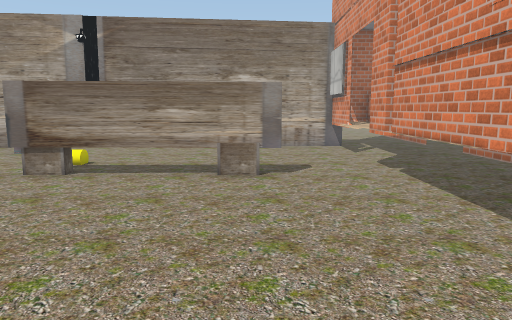
view 1 (above)

17 first-person views from a walk through a 3-D level made in the Unity game engine. The camera is 1.5 m above the floor, tilts 8° down and sees 70° across. The floor is counted in squares, 1 m on a side. Each view is taken from the middle of a square. On the plan, view 1 faces up. The plan holds only what a view shows up to about 16 squares ahead; the rest is blank. The place goes on beyond the plan. Some trees and plants on the terrain are drawn as simple stand-ins. The player character is not drawn. Door leaves are left out, so doorways stand open. Some surface patterns are stand-ins.

view 2
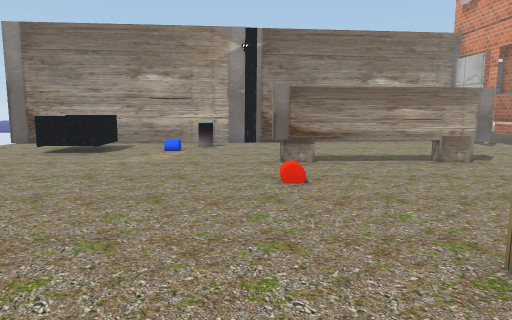

view 3
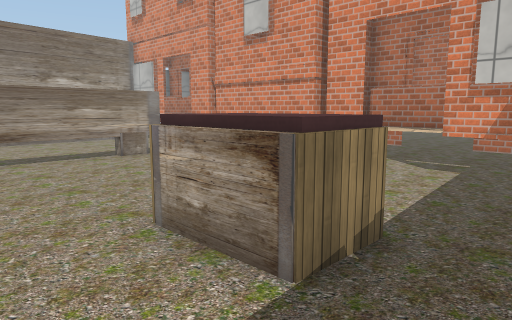

view 4
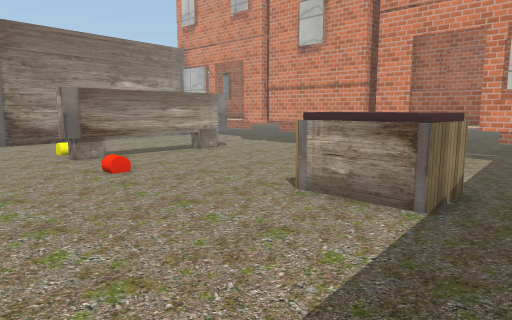

view 5
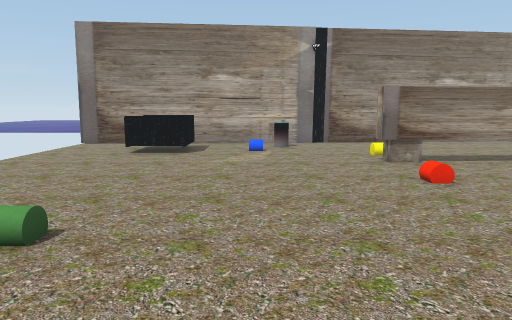

view 6
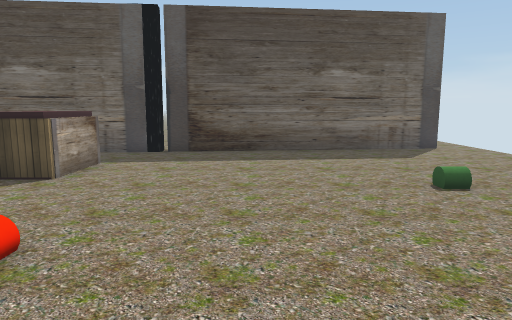

view 7
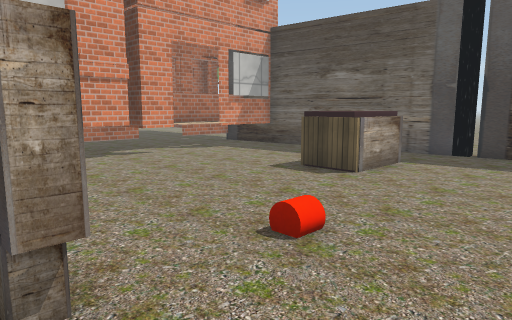

view 8
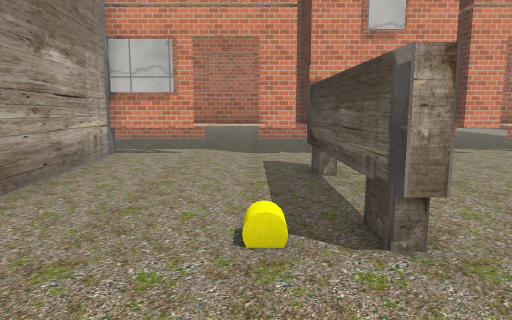

view 9
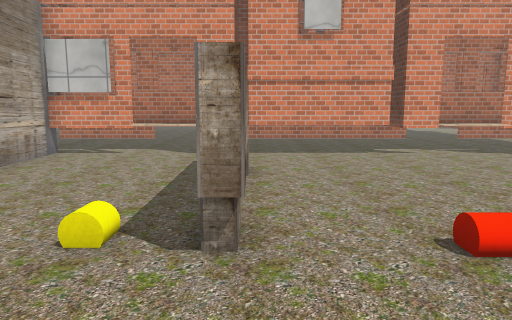

view 10
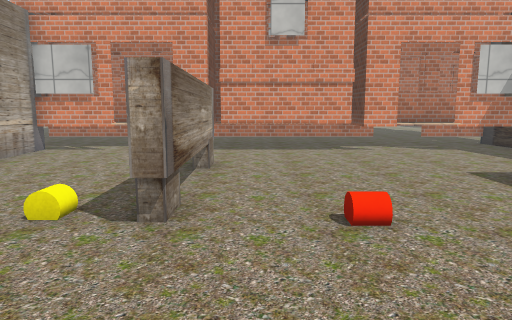

view 11
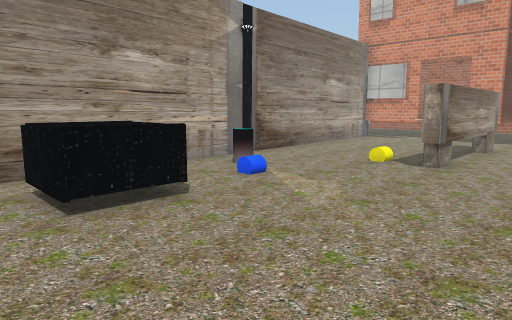

view 12
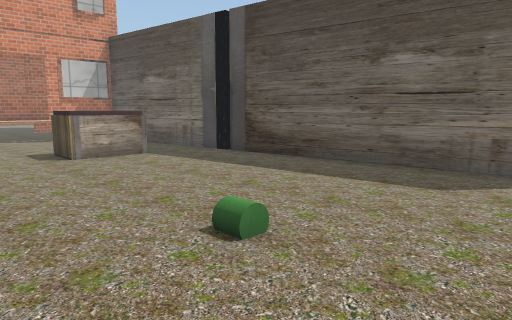

view 13
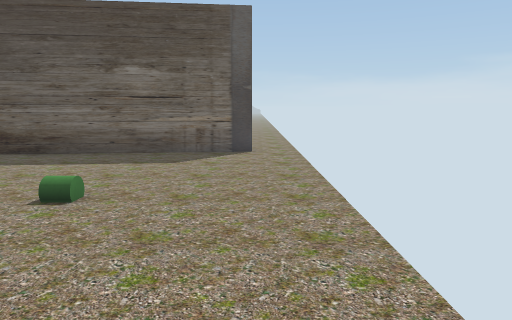

view 14
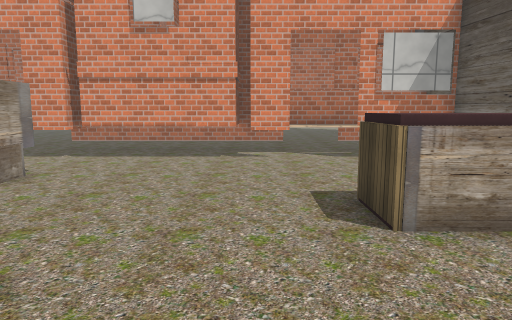

view 15
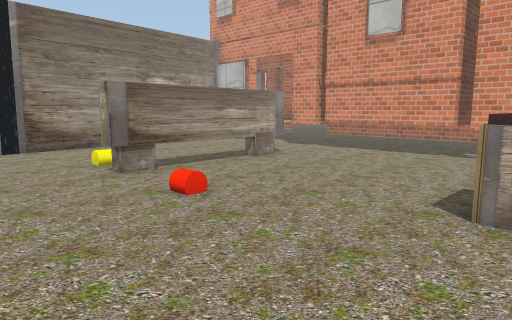

view 16
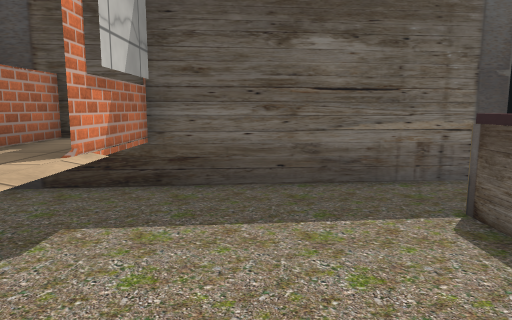

view 17
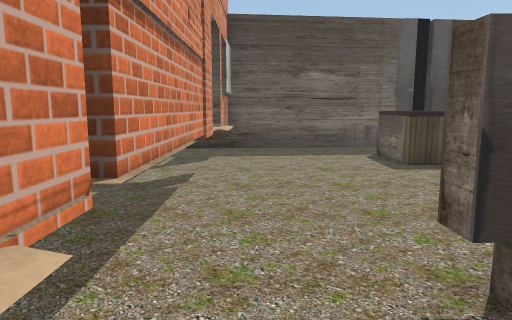

### Floor plan
Key: @ floor where view 1 was taken; # wall or solid block; x gap in a wall; . floor; D open door; ^ raised ledge; T thing the floor can be seen under or through; C chest; O other object.
Columns run from 15 left of view 1 to 6 right of it. Each row starts with its distance up from view 1.
 16                    ..#
 15            ##########^
 14 ############......#^^^
 13 .......O..........#^^^
 12 ..OO...O..........x ^^
 11 ..OO..O...........D ^
 10 ..OO......O.......D ^^
  9 .............TTT..x^^^
  8 ..........TTTTTT..x^^^
  7 ..................#  ^
  6 ..................#  #
  5 ..................#^^#
  4 ..................####
  3 ..................x^##
  2 ...O..............x^^^
  1 ...........CCC....D^^
  0 ...........CCC.@..D^^^
 -1 ...........CCC....#^^^
 -2 ..................#^^^
 -3 ..............#######^
 -4 .....##########
 -5 x#####

Positions as (right, up) in squares from view 1, and headings:
1: (0, 0), facing up
2: (-6, -2), facing up
3: (-6, -3), facing up-right
4: (-9, -3), facing up-right
5: (-9, -2), facing up
6: (-8, 9), facing down
7: (-8, 9), facing down-right
8: (-9, 10), facing right
9: (-9, 8), facing right
10: (-10, 7), facing right
11: (-15, 5), facing up-right
12: (-15, 5), facing down-right
13: (-15, 8), facing down
14: (-8, 3), facing right
15: (-9, 0), facing up-right
16: (1, 4), facing down
17: (2, 11), facing down
